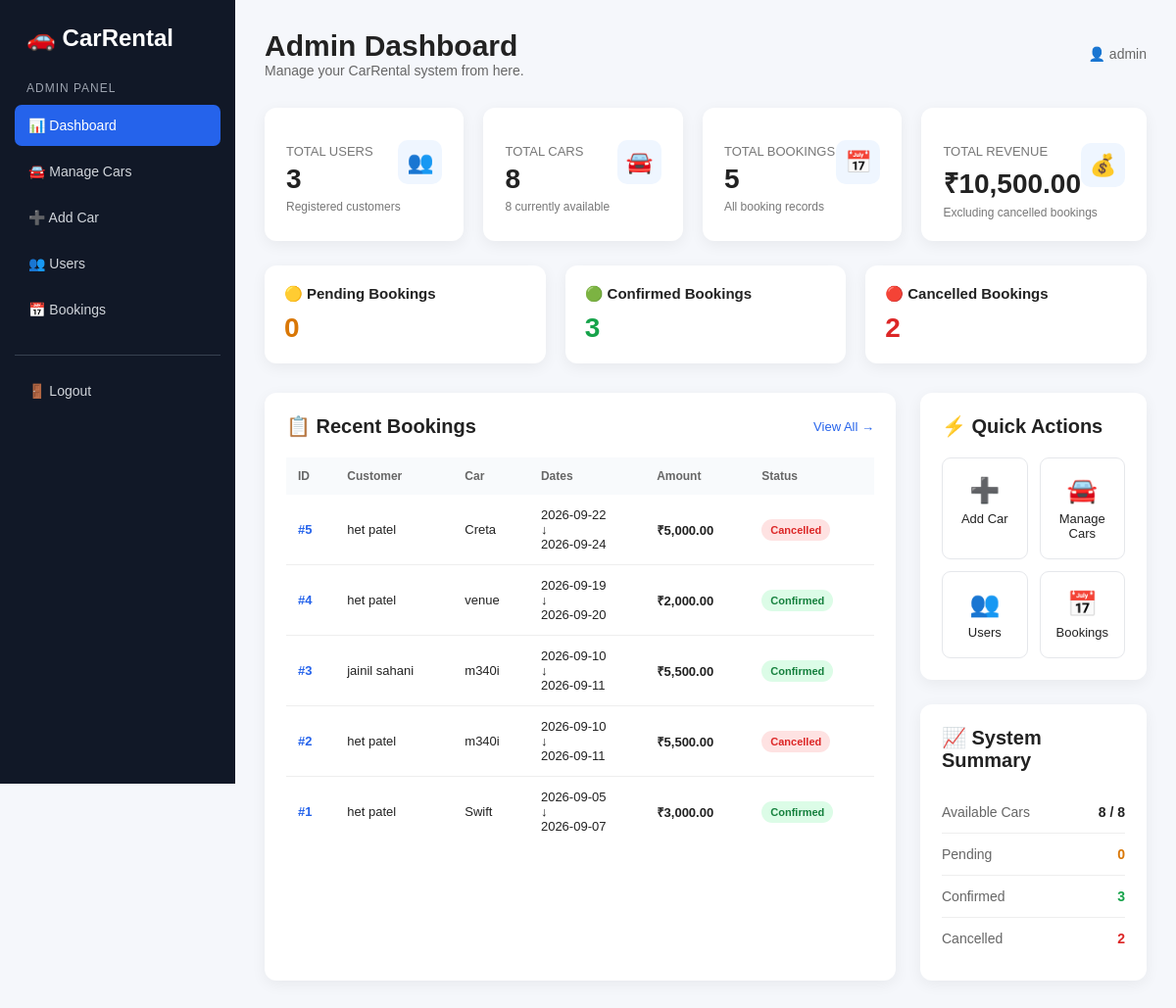
/admin/dashboard.php (signed in), run on the app's committed database.
### tables this page shows
CREATE TABLE `bookings` (
  `booking_id` int(11) NOT NULL,
  `user_id` int(11) NOT NULL,
  `car_id` int(11) NOT NULL,
  `pickup_date` date NOT NULL,
  `return_date` date NOT NULL,
  `total_days` int(11) NOT NULL,
  `total_amount` decimal(10,2) NOT NULL,
  `booking_status` varchar(30) DEFAULT 'Pending',
  `created_at` timestamp NOT NULL DEFAULT current_timestamp()
);

CREATE TABLE `users` (
  `user_id` int(11) NOT NULL,
  `name` varchar(100) NOT NULL,
  `email` varchar(100) NOT NULL,
  `phone` varchar(15) DEFAULT NULL,
  `password` varchar(255) NOT NULL,
  `created_at` timestamp NOT NULL DEFAULT current_timestamp()
);

CREATE TABLE `cars` (
  `car_id` int(11) NOT NULL,
  `car_name` varchar(100) NOT NULL,
  `brand` varchar(100) NOT NULL,
  `model` varchar(50) DEFAULT NULL,
  `car_type` varchar(50) DEFAULT NULL,
  `price_per_day` decimal(10,2) NOT NULL,
  `fuel_type` varchar(30) DEFAULT NULL,
  `seats` int(11) DEFAULT NULL,
  `image` varchar(255) DEFAULT NULL,
  `status` varchar(30) DEFAULT 'Available',
  `created_at` timestamp NOT NULL DEFAULT current_timestamp()
);

### admin/dashboard.php (the view, shortened to what the rows shown need)
<?php
include "../config/db.php";
$recent_query = mysqli_query(
    $conn,
    "SELECT
        bookings.booking_id,
        bookings.pickup_date,
        bookings.return_date,
        bookings.total_amount,
        bookings.booking_status,
        users.name,
        cars.car_name
     FROM bookings
     INNER JOIN users
        ON bookings.user_id = users.user_id
     INNER JOIN cars
        ON bookings.car_id = cars.car_id
     ORDER BY bookings.created_at DESC
     LIMIT 5"
);
?>
<!DOCTYPE html>
<html lang="en">
<head>
</head>
<body>
<div class="main">
    <div class="topbar">
        <div>
            <h1>
                Admin Dashboard
            </h1>
        </div>
    </div>
    <div class="content-grid">
        <div class="panel">
            <div class="panel-header">
                <h2>
                    📋 Recent Bookings
                </h2>
            </div>
            <div class="table-wrapper">
                <table>
                    <thead>
                        <tr>
                            <th>
                                ID
                            </th>
                            <th>
                                Customer
                            </th>
                            <th>
                                Car
                            </th>
                            <th>
                                Dates
                            </th>
                            <th>
                                Amount
                            </th>
                            <th>
                                Status
                            </th>
                        </tr>
                    </thead>
                    <tbody>
                        <?php
                        if (
                            $recent_query &&
                            mysqli_num_rows($recent_query) > 0
                        ) {
                        ?>
                            <?php
                            while (
                                $booking =
                                mysqli_fetch_assoc(
                                    $recent_query
                                )
                            ) {
                            ?>
                                <tr>
                                    <td class="booking-id">
                                        #<?php
                                        echo (int)
                                            $booking['booking_id'];
                                        ?>
                                    </td>
                                    <td>
                                        <?php
                                        echo htmlspecialchars(
                                            $booking['name'],
                                            ENT_QUOTES,
                                            'UTF-8'
                                        );
                                        ?>
                                    </td>
                                    <td>
                                        <?php
                                        echo htmlspecialchars(
                                            $booking['car_name'],
                                            ENT_QUOTES,
                                            'UTF-8'
                                        );
                                        ?>
                                    </td>
                                    <td>
                                        <?php
                                        echo htmlspecialchars(
                                            $booking['pickup_date'],
                                            ENT_QUOTES,
                                            'UTF-8'
                                        );
                                        ?>
                                        <br>
                                        ↓
                                        <br>
                                        <?php
                                        echo htmlspecialchars(
                                            $booking['return_date'],
                                            ENT_QUOTES,
                                            'UTF-8'
                                        );
                                        ?>
                                    </td>
                                    <td class="amount">
                                        ₹<?php
                                        echo number_format(
                                            (float)
                                            $booking['total_amount'],
                                            2
                                        );
                                        ?>
                                    </td>
                                    <td>
                                        <?php
                                        $status = strtolower(
                                            trim(
                                                $booking[
                                                    'booking_status'
                                                ]
                                            )
                                        );
                                        if (
                                            $status == 'pending'
                                        ) {
                                            echo '
                                                <span
                                                    class="badge badge-pending"
                                                >
                                                    Pending
                                                </span>
                                            ';
                                        } elseif (
                                            $status == 'confirmed'
                                        ) {
                                            echo '
                                                <span
                                                    class="badge badge-confirmed"
                                                >
                                                    Confirmed
                                                </span>
                                            ';
                                        } else {
                                            echo '
                                                <span
                                                    class="badge badge-cancelled"
                                                >
                                                    Cancelled
                                                </span>
                                            ';
                                        }
                                        ?>
                                    </td>
                                </tr>
                            <?php
                            }
                            ?>
                        <?php
                        }
                        ?>
                    </tbody>
                </table>
            </div>
        </div>
        <div>
            <div
                class="panel"
                style="margin-bottom:25px;"
            >
                <div class="panel-header">
                    <h2>
                        ⚡ Quick Actions
                    </h2>
                </div>
            </div>
            <div class="panel">
                <div class="panel-header">
                    <h2>
                        📈 System Summary
                    </h2>
                </div>
            </div>
        </div>
    </div>
</div>
</body>
</html>

### data on the page
bookings: booking_id "5", user.name "het patel", car.car_name "Creta", pickup_date "2026-09-22", return_date "2026-09-24", total_amount "5,000.00", booking_status "Cancelled"
bookings: booking_id "4", user.name "het patel", car.car_name "venue", pickup_date "2026-09-19", return_date "2026-09-20", total_amount "2,000.00", booking_status "Confirmed"
bookings: booking_id "3", user.name "jainil sahani", car.car_name "m340i", pickup_date "2026-09-10", return_date "2026-09-11", total_amount "5,500.00", booking_status "Confirmed"
bookings: booking_id "2", user.name "het patel", car.car_name "m340i", pickup_date "2026-09-10", return_date "2026-09-11", total_amount "5,500.00", booking_status "Cancelled"
bookings: booking_id "1", user.name "het patel", car.car_name "Swift", pickup_date "2026-09-05", return_date "2026-09-07", total_amount "3,000.00", booking_status "Confirmed"

### other printed values
$_SESSION['admin_username'] "admin"
$total_users "3"
$total_cars "8"
$available_cars "8"
$total_bookings "5"
$total_revenue "10,500.00"
$pending_bookings "0"
$confirmed_bookings "3"
$cancelled_bookings "2"
